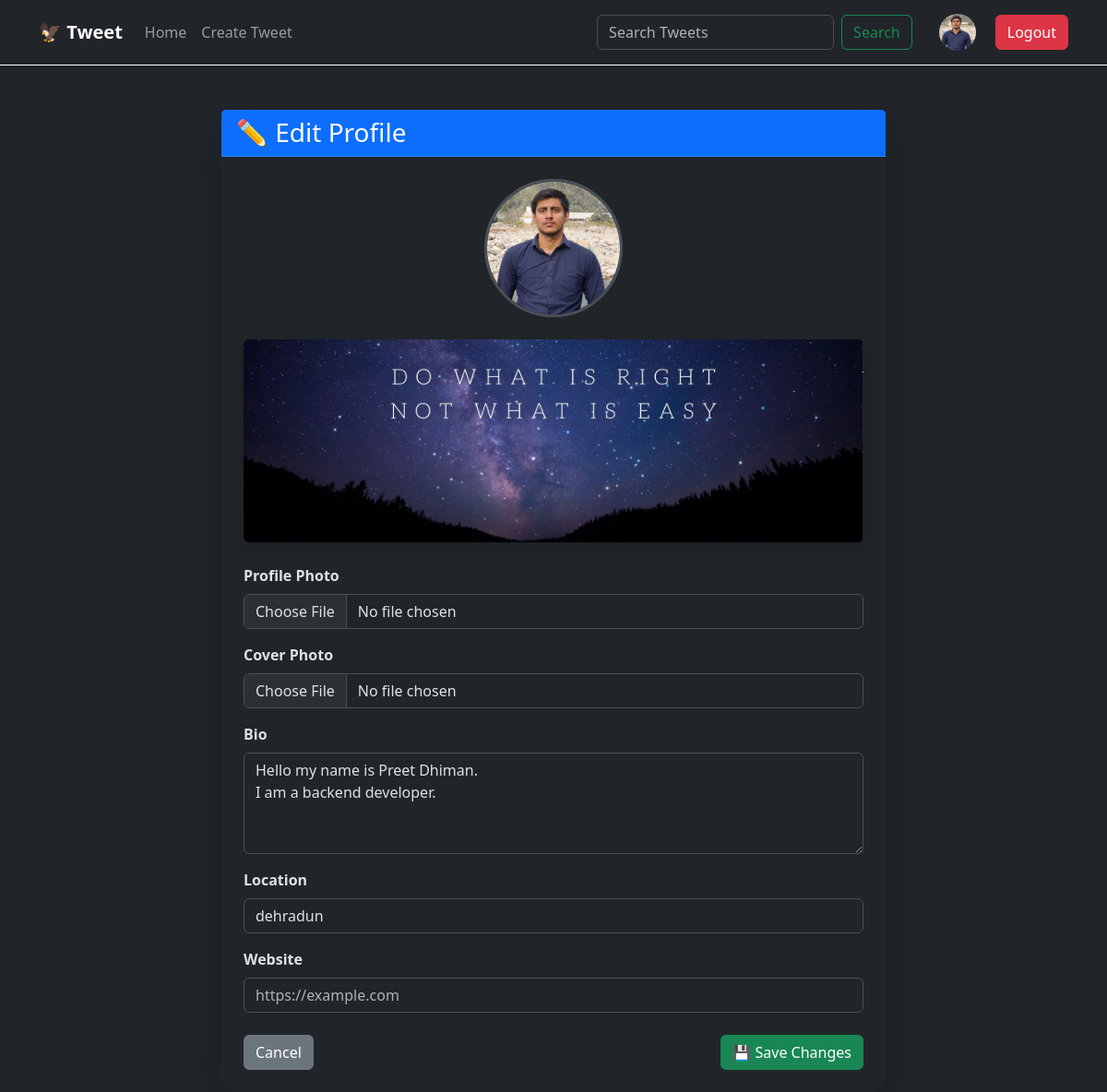
/tweet/profile/edit/ (signed in), run on the app's committed database.
### tweet/models.py (models this page shows, shortened)
class Profile(models.Model):
    user = models.OneToOneField(User, on_delete=models.CASCADE)
    profile_image = models.ImageField(
        upload_to="profile_pics/",
        default="photos/default.jpg"
    )
    cover_image = models.ImageField(
        upload_to="cover_pics/",
        default="photos/cover.jpg"
    )
    bio = models.TextField(blank=True)
    location = models.CharField(
        max_length=100,
        blank=True
    )
    website = models.URLField(blank=True)
    created_at = models.DateTimeField(auto_now_add=True)

### tweet/views.py (the view)
# urls.py: path("profile/edit/", views.edit_profile, name="edit_profile"),
@login_required
def edit_profile(request):
    profile = request.user.profile
    if request.method == "POST":
        form = ProfileForm(
            request.POST,
            request.FILES,
            instance=profile
        )
        if form.is_valid():
            form.save()
            return redirect("profile")
    else:
        form = ProfileForm(
            instance=profile
        )
    return render(
        request,
        "edit_profile.html",
        {
            "form": form
        },
    )

### tweet/forms.py
class ProfileForm(forms.ModelForm):
    class Meta:
        model = Profile
        fields = [
            "profile_image",
            "cover_image",
            "bio",
            "location",
            "website",
        ]
        widgets = {
            "bio": forms.Textarea(attrs={
                "class": "form-control",
                "rows": 4,
                "placeholder": "Tell us something about yourself..."
            }),
            "location": forms.TextInput(attrs={
                "class": "form-control",
                "placeholder": "Your Location"
            }),
            "website": forms.URLInput(attrs={
                "class": "form-control",
                "placeholder": "https://example.com"
            }),
            "profile_image": forms.FileInput(attrs={
                "class": "form-control"
            }),
            "cover_image": forms.FileInput(attrs={
                "class": "form-control"
            }),
        }

### tweet/templates/edit_profile.html (shortened to what this page needs)
{% extends "layout.html" %}
{% block content %}
<div class="container mt-5">
    <div class="row justify-content-center">
        <div class="col-lg-8">
            <div class="card shadow-lg border-0 rounded-4">
                <div class="card-header bg-primary text-white">
                    <h3 class="mb-0">
                        ✏️ Edit Profile
                    </h3>
                </div>
                <div class="card-body p-4">
                    <form method="POST"
                          enctype="multipart/form-data">
                        <div class="text-center mb-4">
                            <img src="{{ form.instance.profile_image.url }}"
                                 class="rounded-circle border border-3"
                                 width="150"
                                 height="150"
                                 style="object-fit:cover;">
                        </div>
                        <div class="mb-4">
                            <img src="{{ form.instance.cover_image.url }}"
                                 class="img-fluid rounded shadow"
                                 style="height:220px;
                                        width:100%;
                                        object-fit:cover;">
                        </div>
                        <div class="mb-3">
                            <label class="form-label fw-bold">
                                Profile Photo
                            </label>
                            {{ form.profile_image }}
                        </div>
                        <div class="mb-3">
                            <label class="form-label fw-bold">
                                Cover Photo
                            </label>
                            {{ form.cover_image }}
                        </div>
                        <div class="mb-3">
                            <label class="form-label fw-bold">
                                Bio
                            </label>
                            {{ form.bio }}
                        </div>
                        <div class="mb-3">
                            <label class="form-label fw-bold">
                                Location
                            </label>
                            {{ form.location }}
                        </div>
                        <div class="mb-4">
                            <label class="form-label fw-bold">
                                Website
                            </label>
                            {{ form.website }}
                        </div>
                        <div class="d-flex justify-content-between">
                            <a href="{% url 'profile' %}"
                               class="btn btn-secondary">
                                Cancel
                            </a>
                            <button type="submit"
                                    class="btn btn-success">
                                💾 Save Changes
                            </button>
                        </div>
                    </form>
                </div>
            </div>
        </div>
    </div>
</div>
{% endblock %}

### templates/layout.html (shortened to what this page needs)
{% load static %}
<!DOCTYPE html>
<html lang="en" data-bs-theme="dark">
<head>
    <link href="https://cdn.jsdelivr.net/npm/bootstrap@5.3.8/dist/css/bootstrap.min.css" rel="stylesheet">
</head>
<body>
<nav class="navbar navbar-expand-lg navbar-dark bg-dark shadow-sm" style="border-bottom:1px solid white;">
    <div class="container">
        <a class="navbar-brand fw-bold" href="{% url 'tweet_list' %}">
            🦅 Tweet
        </a>
        <div class="collapse navbar-collapse" id="navbarNav">
            <ul class="navbar-nav me-auto mb-2 mb-lg-0">
                <li class="nav-item">
                    <a class="nav-link" href="{% url 'tweet_list' %}">
                        Home
                    </a>
                </li>
                {% if user.is_authenticated %}
                <li class="nav-item">
                    <a class="nav-link" href="{% url 'tweet_create' %}">
                        Create Tweet
                    </a>
                </li>
                {% endif %}
            </ul>
            <form class="d-flex my-2 my-lg-0 me-lg-3">
                <input class="form-control me-2"
                       type="search"
                       placeholder="Search Tweets">
                <button class="btn btn-outline-success"
                        type="submit">
                    Search
                </button>
            </form>
            <div class="d-flex flex-column flex-lg-row gap-2">
               {% if user.is_authenticated %}
                <a href="{% url 'profile' %}" class="btn  d-flex align-items-center gap-2">
                     <img src="{{ user.profile.profile_image.url }}"
                            class="rounded-circle"
                             width="40"
                             height="40"
                              style="object-fit: cover;">
                </a>
                <form action="{% url 'logout' %}" method="post" >
                    <button class="btn btn-danger w-100 mt-2">
                        Logout
                    </button>
                </form>
                {% endif %}
            </div>
        </div>
    </div>
</nav>
    <div class="container">
        {% block content %}
        {% endblock %}
    </div>
</body>
</html>

### data on the page
Profile: instance.profile_image (placeholder picture), instance.cover_image (picture), bio "Hello my name is Preet Dhiman. I am a backend developer.", location "dehradun"
